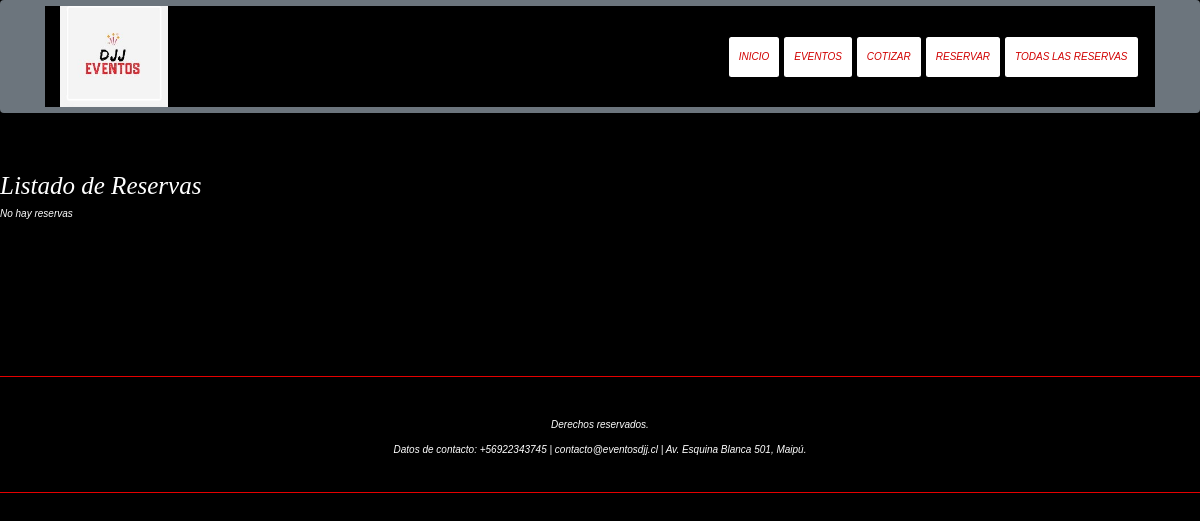
Before: /eventos/listado/ with the older database file.
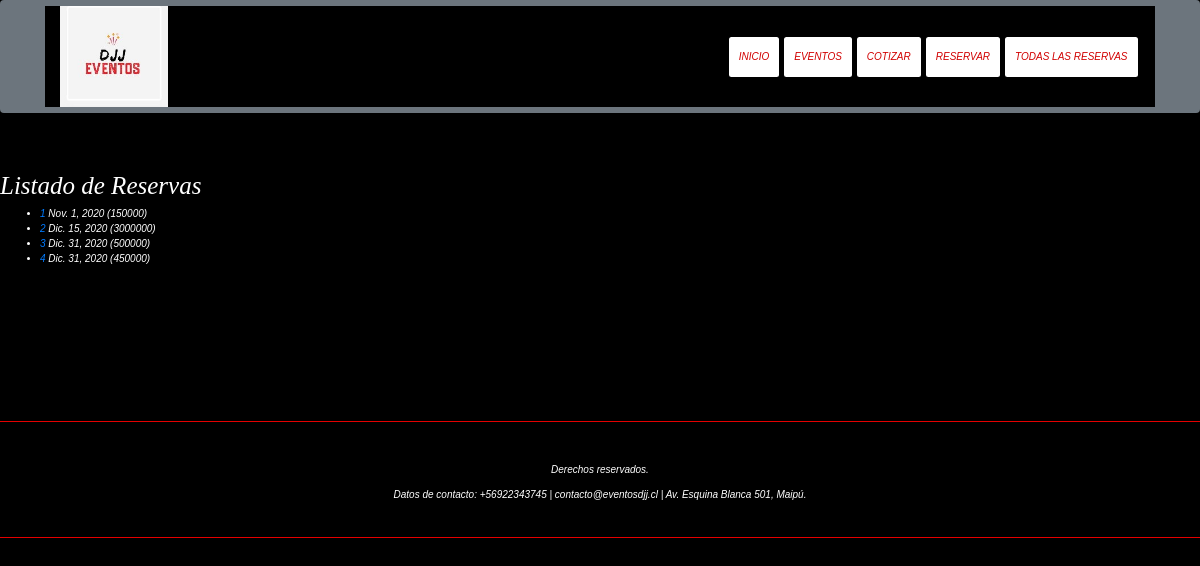
After: the same page with the newer database file.
### eventos/models.py (models this page shows, shortened)
class reserva(models.Model):
	codigo_reserva = models.CharField(max_length=10)
	fecha_evento = models.DateField(null=True, blank=True)
	nom_cliente = models.CharField(max_length=200)
	apell_cliente = models.CharField(max_length=200)
	celu_cliente = models.CharField(max_length=10)
	email = models.CharField(max_length=200)
	cant_personas = models.IntegerField(default=0)
	total = models.IntegerField(default=0)

### eventos/views.py (the view)
# urls.py: path('listado/', views.ReservaListView.as_view(), name ='listado'),
class ReservaListView(generic.ListView):
    model = reserva
    paginate_by = 10

### eventos/templates/eventos/reserva_list.html (shortened to what this page needs)
{% extends "base_generic.html" %}
{% block content %}
<!DOCTYPE html>
<html>
<head>
  {% load static %}
  <link href="css/bootstrap.min.css" type="text/css" rel="stylesheet">
  <link rel="stylesheet" href="https://maxcdn.bootstrapcdn.com/bootstrap/4.0.0/css/bootstrap.min.css">
</head>
{% load static %}
  <body>
    <br><br><br><br><br><br><br><br><br>
    <h1>Listado de Reservas</h1>
    {% if reserva_list %}
    <ul>
      {% for reserva in reserva_list %}
      <li>
        <a href="{{ reserva.get_absolute_url }}">{{ reserva.codigo_reserva }}</a> {{ reserva.fecha_evento }} ({{reserva.total}})
      </li>
      {% endfor %}
    </ul>
    {% else %}
      <p>No hay reservas</p>
    {% endif %}
  </body>
</html>
{% endblock %}

### eventos/templates/base_generic.html (shortened to what this page needs)
<!DOCTYPE <!DOCTYPE html>
<html lang="en">
<head>
  {% load static %}
  <link rel="stylesheet" href="https://maxcdn.bootstrapcdn.com/bootstrap/3.3.7/css/bootstrap.min.css">
  <link rel="stylesheet" href="{% static 'css/styles.css' %}">
  <link href="css/bootstrap.min.css" type="text/css" rel="stylesheet">
</head>
<body id="page-top" >
  {% load static %}
  <nav class="navbar navbar-expand-lg bg-secondary text-uppercase fixed-top" width="10%" height="10%" id="mainNav">
      <div class="container"  >
      <div
        class="collapse navbar-collapse" id="navbarResponsive" >
        <img src="{% static 'images/LOGO.PNG' %}" width="10%" height="10%" >
          <ul class="navbar-nav ml-auto" >
            <li class="nav-item mx-0 mx-lg-1">
              <a class="nav-link py-3 px-0 px-lg-3 rounded js-scroll-trigger"  id="colorletras" href="{% url 'index' %}">Inicio</a>
            </li>
            <li class="nav-item mx-0 mx-lg-1">
              <a class="nav-link py-3 px-0 px-lg-3 rounded js-scroll-trigger" id="colorletras" href="{% url 'eventos' %}" >Eventos</a>
            </li>
            <li class="nav-item mx-0 mx-lg-1">
                <a class="nav-link py-3 px-0 px-lg-3 rounded js-scroll-trigger" id="colorletras" href="{% url 'cotizacion' %}"  >Cotizar</a>
              </li>
              <li class="nav-item mx-0 mx-lg-1">
                  <a class="nav-link py-3 px-0 px-lg-3 rounded js-scroll-trigger" id="colorletras" href="{% url 'reservas' %}"  >Reservar</a>
            </li>
            <li class="nav-item mx-0 mx-lg-1">
              <a class="nav-link py-3 px-0 px-lg-3 rounded js-scroll-trigger" id="colorletras" href="{% url 'listado' %}"  >Todas las Reservas</a>
        </li>
          </ul>
        </div>
    </nav>
<br>
{% load static %}
{% block content %}{% endblock %}
</body>
<footer>
  <br><br><br><br><br><br><br><br><br>
  <hr>
    <br><br>
      <p>Derechos reservados.</p>
      <p>Datos de contacto: +56922343745 | contacto@eventosdjj.cl | Av. Esquina Blanca 501, Maipú.</p>
      <br>
      <hr>
  </footer>
</html>

### eventos/templates/base_generic.html (style rules this page uses)
body { font-family: Arial; font-style: italic; background-color: black; color: white; }
footer { text-align: center; }
hr { background-color: rgb(255, 0, 0); }
#navbarResponsive { background-color: rgb(0, 0, 0); color: rgb(0, 0, 0); color-adjust: rgb(0, 0, 0) ; }
#colorletras { background-color: rgb(255, 255, 255); color: rgb(209, 0, 0); color-adjust: rgb(61, 61, 61) ; }

### eventos/templates/eventos/reserva_list.html (style rules this page uses)
body { font-family: arial; font-style:italic; background-color: black; color: white; }
h1 { font-family: fantasy; color:white; }
footer { text-align: center; }
hr { background-color: rgb(255, 0, 0); }

Changed rows visible on the page:
added reserva: codigo_reserva "1", fecha_evento "Nov. 1, 2020", total "150000"
added reserva: codigo_reserva "2", fecha_evento "Dic. 15, 2020", total "3000000"
added reserva: codigo_reserva "3", fecha_evento "Dic. 31, 2020", total "500000"
added reserva: codigo_reserva "4", fecha_evento "Dic. 31, 2020", total "450000"
Other visible differences:
text no longer shown: "No hay reservas"
